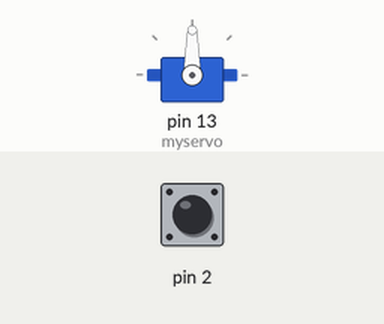
This sketch was run on a simulated Arduino Uno, built with avr-gcc and run on an emulated ATmega328P. Shown: servo. Inputs (shaded band) come from the test bench; at power-on: pin 2 HIGH. What the sketch prints to the serial monitor is not drawn.

Above: at 1.2 s.
1.3 s: pin 2 pulsed LOW 5 times (0.12 s each, 0.3 s apart)
At 1.76 s:
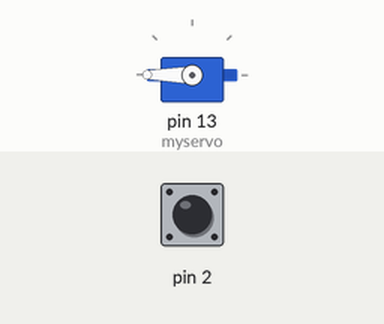
4.3 s: pin 2 pulsed LOW 5 times (0.12 s each, 0.3 s apart)
At 6.6 s:
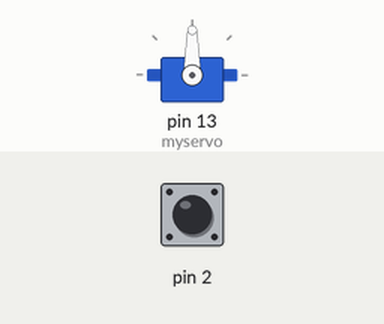
Timing chart, 0 to 8.1 s (numbered marks = the images above; inputs shaded):
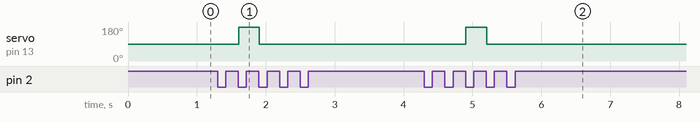

Measured:
- after the input at 1.3 s, servo on pin 13 (myservo): 90° → 180° after 0.31 s, → 90° 0.30 s later
- after the input at 4.3 s, servo on pin 13 (myservo): 90° → 180° after 0.61 s, → 90° 0.30 s later

The sketch:

0918_01_ClassTask_check.ino
```cpp
#include <Servo.h>

Servo myservo;

const int duration = 150;  // 튕김 방지용
unsigned long pre = 0;     // 이전
unsigned long cur = 0;     // 지금
unsigned long last = 0;    // 마지막 클릭


int cnt = 0;
int flag = 1;

const int checkTime = 500; // 클릭판정 대기타임

void servoISR()
{
  unsigned long now = millis();
  if (now - pre >= duration)
  {
    cnt++;
    pre = now;
  }
  if(cnt % 2 == 1)
  {
    flag = 0;
  }
  else
  {
    flag = 1;
  }
}

void setup()
{
  attachInterrupt(0, servoISR, FALLING); // 2번핀 : 인터럽트 0번
  myservo.attach(13);
  myservo.write(0);
  Serial.begin(9600);
}

void loop()
{
  cur = millis();

  if(flag)
  {
    cnt++;
    myservo.write(90);
    Serial.println("90도");
    if(cnt == 1) cnt = 0;
  }
  else
  {
    cnt++;
    myservo.write(180);
    Serial.println("180도");
    if(cnt <= 2) cnt = 0;
  }
}
```
